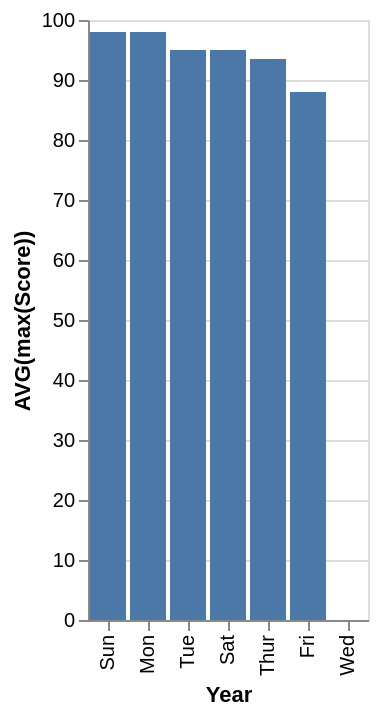

Describe this chart as a Vega-Lite specification.
### Vega-Lite specification from a JSON file in a GitHub repository (floating-point values rounded to 4 significant figures)
{"data": {"values": [{"x_data": "Sun", "y_data": 98}, {"x_data": "Mon", "y_data": 98}, {"x_data": "Tue", "y_data": 95}, {"x_data": "Sat", "y_data": 95}, {"x_data": "Thur", "y_data": 93.5}, {"x_data": "Fri", "y_data": 88}, {"x_data": "Wed", "y_data": 0}]}, "mark": "bar", "encoding": {"x": {"field": "x_data", "type": "nominal", "title": "Year", "sort": {"op": "sum", "field": "y_data", "order": "descending"}}, "y": {"field": "y_data", "type": "quantitative", "title": "AVG(max(Score))"}}}
